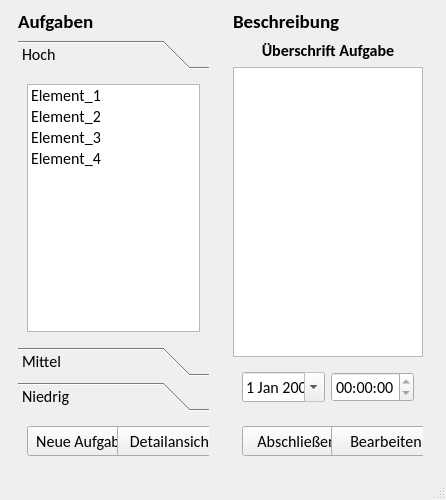
<?xml version="1.0" encoding="UTF-8"?>
<ui version="4.0">
 <class>frm_main_window</class>
 <widget class="QMainWindow" name="frm_main_window">
  <property name="geometry">
   <rect>
    <x>0</x>
    <y>0</y>
    <width>446</width>
    <height>500</height>
   </rect>
  </property>
  <property name="font">
   <font>
    <family>Calibri</family>
    <pointsize>12</pointsize>
   </font>
  </property>
  <property name="windowTitle">
   <string>Task Manager Beta</string>
  </property>
  <widget class="QWidget" name="centralwidget">
   <property name="sizePolicy">
    <sizepolicy hsizetype="Preferred" vsizetype="Preferred">
     <horstretch>0</horstretch>
     <verstretch>0</verstretch>
    </sizepolicy>
   </property>
   <property name="minimumSize">
    <size>
     <width>200</width>
     <height>300</height>
    </size>
   </property>
   <layout class="QHBoxLayout" name="horizontalLayout_3">
    <item>
     <widget class="QWidget" name="wg_main_tasks" native="true">
      <property name="sizePolicy">
       <sizepolicy hsizetype="Minimum" vsizetype="Preferred">
        <horstretch>0</horstretch>
        <verstretch>0</verstretch>
       </sizepolicy>
      </property>
      <property name="minimumSize">
       <size>
        <width>0</width>
        <height>0</height>
       </size>
      </property>
      <property name="maximumSize">
       <size>
        <width>325</width>
        <height>16777215</height>
       </size>
      </property>
      <layout class="QVBoxLayout" name="verticalLayout_5">
       <property name="topMargin">
        <number>0</number>
       </property>
       <property name="bottomMargin">
        <number>0</number>
       </property>
       <item>
        <widget class="QLabel" name="lb_tasks">
         <property name="font">
          <font>
           <family>Calibri</family>
           <pointsize>14</pointsize>
           <bold>true</bold>
          </font>
         </property>
         <property name="text">
          <string>Aufgaben</string>
         </property>
         <property name="alignment">
          <set>Qt::AlignmentFlag::AlignLeading|Qt::AlignmentFlag::AlignLeft|Qt::AlignmentFlag::AlignVCenter</set>
         </property>
        </widget>
       </item>
       <item>
        <widget class="QToolBox" name="tb_tasks">
         <property name="currentIndex">
          <number>0</number>
         </property>
         <widget class="QWidget" name="high">
          <property name="geometry">
           <rect>
            <x>0</x>
            <y>0</y>
            <width>188</width>
            <height>272</height>
           </rect>
          </property>
          <attribute name="label">
           <string>Hoch</string>
          </attribute>
          <layout class="QVBoxLayout" name="verticalLayout">
           <item>
            <widget class="QListWidget" name="lw_high">
             <property name="layoutDirection">
              <enum>Qt::LayoutDirection::LeftToRight</enum>
             </property>
             <item>
              <property name="text">
               <string>Element_1</string>
              </property>
             </item>
             <item>
              <property name="text">
               <string>Element_2</string>
              </property>
             </item>
             <item>
              <property name="text">
               <string>Element_3</string>
              </property>
             </item>
             <item>
              <property name="text">
               <string>Element_4</string>
              </property>
             </item>
            </widget>
           </item>
          </layout>
         </widget>
         <widget class="QWidget" name="medium">
          <property name="geometry">
           <rect>
            <x>0</x>
            <y>0</y>
            <width>98</width>
            <height>76</height>
           </rect>
          </property>
          <attribute name="label">
           <string>Mittel</string>
          </attribute>
          <layout class="QVBoxLayout" name="verticalLayout_2">
           <item>
            <widget class="QListWidget" name="lw_medium">
             <item>
              <property name="text">
               <string>Element_1</string>
              </property>
             </item>
             <item>
              <property name="text">
               <string>Element_2</string>
              </property>
             </item>
             <item>
              <property name="text">
               <string>Element_3</string>
              </property>
             </item>
             <item>
              <property name="text">
               <string>Element_4</string>
              </property>
             </item>
             <item>
              <property name="text">
               <string>Element_5</string>
              </property>
             </item>
             <item>
              <property name="text">
               <string>Element_6</string>
              </property>
             </item>
            </widget>
           </item>
          </layout>
         </widget>
         <widget class="QWidget" name="low">
          <property name="geometry">
           <rect>
            <x>0</x>
            <y>0</y>
            <width>98</width>
            <height>76</height>
           </rect>
          </property>
          <attribute name="label">
           <string>Niedrig</string>
          </attribute>
          <layout class="QVBoxLayout" name="verticalLayout_3">
           <item>
            <widget class="QListWidget" name="lw_low">
             <item>
              <property name="text">
               <string>Element_1</string>
              </property>
             </item>
             <item>
              <property name="text">
               <string>Element_2</string>
              </property>
             </item>
             <item>
              <property name="text">
               <string>Element_3</string>
              </property>
             </item>
             <item>
              <property name="text">
               <string>Element_4</string>
              </property>
             </item>
            </widget>
           </item>
          </layout>
         </widget>
        </widget>
       </item>
       <item>
        <widget class="QWidget" name="wg_tasks_buttons" native="true">
         <layout class="QHBoxLayout" name="horizontalLayout">
          <item>
           <widget class="QPushButton" name="pb_new_task">
            <property name="minimumSize">
             <size>
              <width>110</width>
              <height>30</height>
             </size>
            </property>
            <property name="maximumSize">
             <size>
              <width>140</width>
              <height>40</height>
             </size>
            </property>
            <property name="text">
             <string>Neue Aufgabe</string>
            </property>
           </widget>
          </item>
          <item>
           <spacer name="horizontalSpacer_2">
            <property name="orientation">
             <enum>Qt::Orientation::Horizontal</enum>
            </property>
            <property name="sizeHint" stdset="0">
             <size>
              <width>40</width>
              <height>20</height>
             </size>
            </property>
           </spacer>
          </item>
          <item>
           <widget class="QPushButton" name="pb_show_description">
            <property name="minimumSize">
             <size>
              <width>110</width>
              <height>30</height>
             </size>
            </property>
            <property name="maximumSize">
             <size>
              <width>140</width>
              <height>40</height>
             </size>
            </property>
            <property name="text">
             <string>Detailansicht</string>
            </property>
            <property name="checkable">
             <bool>true</bool>
            </property>
            <property name="autoDefault">
             <bool>false</bool>
            </property>
           </widget>
          </item>
         </layout>
        </widget>
       </item>
      </layout>
     </widget>
    </item>
    <item>
     <widget class="QWidget" name="wg_main_description" native="true">
      <property name="sizePolicy">
       <sizepolicy hsizetype="Preferred" vsizetype="Preferred">
        <horstretch>0</horstretch>
        <verstretch>0</verstretch>
       </sizepolicy>
      </property>
      <property name="minimumSize">
       <size>
        <width>0</width>
        <height>0</height>
       </size>
      </property>
      <property name="maximumSize">
       <size>
        <width>325</width>
        <height>16777215</height>
       </size>
      </property>
      <layout class="QVBoxLayout" name="verticalLayout_4">
       <property name="topMargin">
        <number>0</number>
       </property>
       <property name="bottomMargin">
        <number>0</number>
       </property>
       <item>
        <widget class="QLabel" name="lb_description">
         <property name="font">
          <font>
           <family>Calibri</family>
           <pointsize>14</pointsize>
           <bold>true</bold>
          </font>
         </property>
         <property name="text">
          <string>Beschreibung</string>
         </property>
         <property name="alignment">
          <set>Qt::AlignmentFlag::AlignLeading|Qt::AlignmentFlag::AlignLeft|Qt::AlignmentFlag::AlignVCenter</set>
         </property>
        </widget>
       </item>
       <item>
        <widget class="QLabel" name="lb_task_title">
         <property name="font">
          <font>
           <family>Calibri</family>
           <pointsize>12</pointsize>
           <bold>true</bold>
          </font>
         </property>
         <property name="text">
          <string>Überschrift Aufgabe</string>
         </property>
         <property name="alignment">
          <set>Qt::AlignmentFlag::AlignCenter</set>
         </property>
        </widget>
       </item>
       <item>
        <widget class="QTextEdit" name="te_description">
         <property name="readOnly">
          <bool>true</bool>
         </property>
        </widget>
       </item>
       <item>
        <widget class="QWidget" name="wg_description_time" native="true">
         <property name="font">
          <font>
           <family>Calibri</family>
           <pointsize>12</pointsize>
          </font>
         </property>
         <layout class="QHBoxLayout" name="horizontalLayout_4">
          <item>
           <widget class="QDateEdit" name="ded_description">
            <property name="readOnly">
             <bool>true</bool>
            </property>
            <property name="calendarPopup">
             <bool>true</bool>
            </property>
           </widget>
          </item>
          <item>
           <widget class="QTimeEdit" name="ted_description">
            <property name="readOnly">
             <bool>true</bool>
            </property>
           </widget>
          </item>
         </layout>
        </widget>
       </item>
       <item>
        <widget class="QWidget" name="wg_description_buttons" native="true">
         <layout class="QHBoxLayout" name="horizontalLayout_2">
          <item>
           <widget class="QPushButton" name="pb_finish_task">
            <property name="minimumSize">
             <size>
              <width>110</width>
              <height>30</height>
             </size>
            </property>
            <property name="maximumSize">
             <size>
              <width>140</width>
              <height>40</height>
             </size>
            </property>
            <property name="text">
             <string>Abschließen</string>
            </property>
           </widget>
          </item>
          <item>
           <spacer name="horizontalSpacer_3">
            <property name="orientation">
             <enum>Qt::Orientation::Horizontal</enum>
            </property>
            <property name="sizeHint" stdset="0">
             <size>
              <width>40</width>
              <height>20</height>
             </size>
            </property>
           </spacer>
          </item>
          <item>
           <widget class="QPushButton" name="pb_edit_task">
            <property name="minimumSize">
             <size>
              <width>110</width>
              <height>30</height>
             </size>
            </property>
            <property name="maximumSize">
             <size>
              <width>140</width>
              <height>40</height>
             </size>
            </property>
            <property name="text">
             <string>Bearbeiten</string>
            </property>
           </widget>
          </item>
         </layout>
        </widget>
       </item>
      </layout>
     </widget>
    </item>
    <item>
     <spacer name="horizontalSpacer_4">
      <property name="orientation">
       <enum>Qt::Orientation::Horizontal</enum>
      </property>
      <property name="sizeType">
       <enum>QSizePolicy::Policy::Fixed</enum>
      </property>
      <property name="sizeHint" stdset="0">
       <size>
        <width>5</width>
        <height>20</height>
       </size>
      </property>
     </spacer>
    </item>
   </layout>
  </widget>
  <widget class="QStatusBar" name="statusbar"/>
 </widget>
 <resources/>
 <connections/>
</ui>
